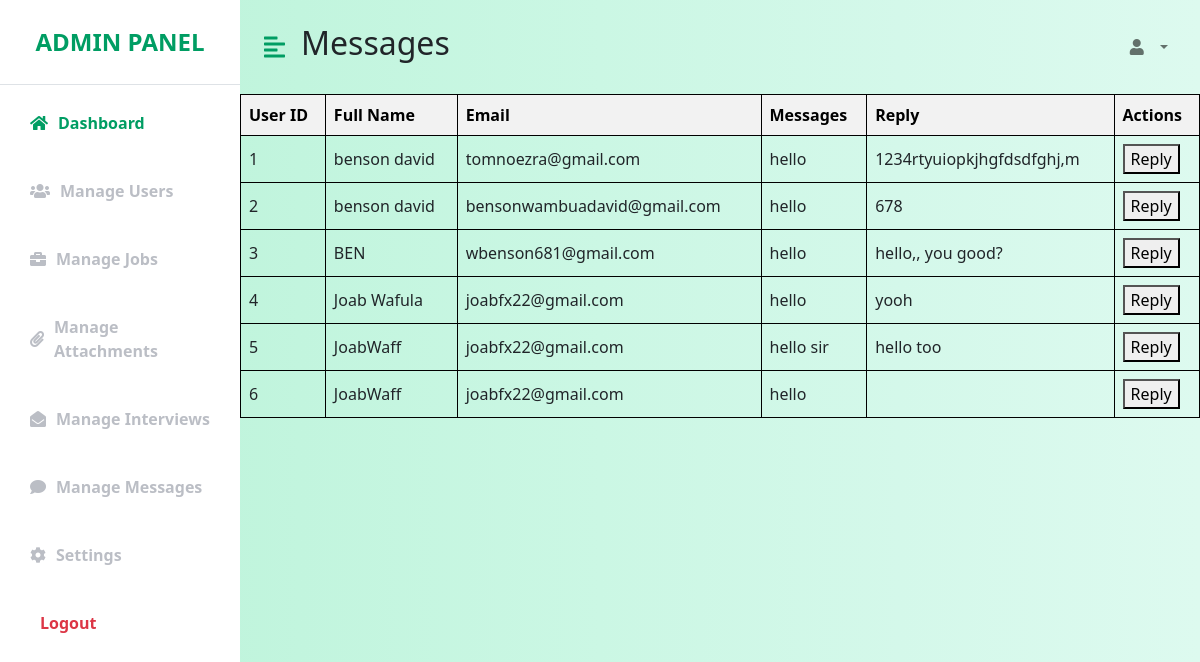
/admin_manage_messages.php, run on an earlier commit of the app's database.
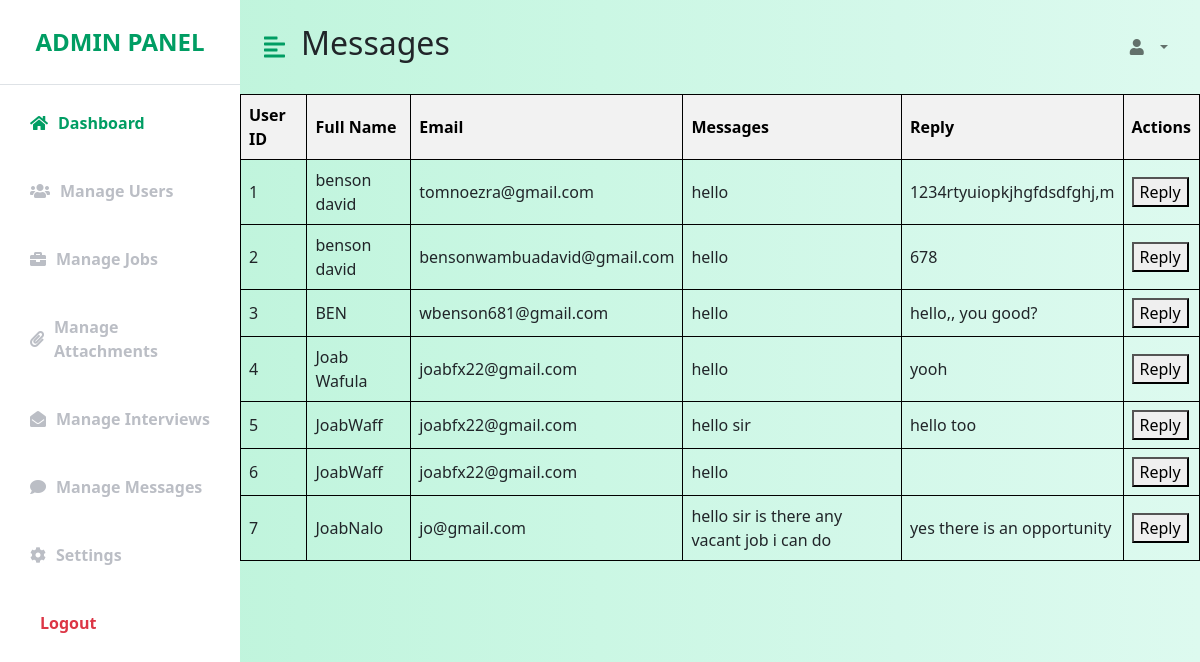
And on a later commit of the database.
### tables this page shows
CREATE TABLE `contact_form` (
  `id` int(11) NOT NULL,
  `name` varchar(255) NOT NULL,
  `email` varchar(255) NOT NULL,
  `message` text NOT NULL,
  `reply` varchar(255) DEFAULT NULL,
  `submission_time` timestamp NOT NULL DEFAULT current_timestamp()
);

### admin_manage_messages.php (the view, shortened to what this page needs)
<!DOCTYPE html>
<html lang="en">
<head>
    <link href="https://cdn.jsdelivr.net/npm/bootstrap@5.0.0-beta3/dist/css/bootstrap.min.css" rel="stylesheet" />
    <link rel="stylesheet" href="https://cdnjs.cloudflare.com/ajax/libs/font-awesome/5.15.3/css/all.min.css" />
    <link rel="stylesheet" href="adminpannel.css" />
</head>
<body>
<div class="d-flex" id="wrapper">
        <div class="bg-white" id="sidebar-wrapper">
            <div class="sidebar-heading text-center py-4 primary-text fs-4 fw-bold text-uppercase border-bottom">
                <i class=></i>Admin Panel</div>
            <div class="list-group list-group-flush my-3">
                <a href="adminpannel.php" class="list-group-item list-group-item-action bg-transparent second-text active">
                    <i class="fa fa-home"></i>Dashboard</a>
                <br>
                <a href="fetch_user.php" class="list-group-item list-group-item-action bg-transparent second-text fw-bold">
                    <i class="fa fa-users"></i>Manage Users</a>
                <br>
                <a href="manage_jobs.php" class="list-group-item list-group-item-action bg-transparent second-text fw-bold">
                    <i class="fa fa-briefcase"></i>Manage Jobs</a>
                <br>
                <a href="manage_attachments.php" class="list-group-item list-group-item-action bg-transparent second-text fw-bold">
                    <i class="fa fa-paperclip"></i>Manage Attachments</a>
                <br>
                <a href="manage_interviews.php" class="list-group-item list-group-item-action bg-transparent second-text fw-bold">
                    <i class="fa fa-envelope-open"></i>Manage Interviews</a>
                <br>
                <a href="admin_manage_messages.php" class="list-group-item list-group-item-action bg-transparent second-text fw-bold">
                    <i class="fa fa-comment"></i>Manage Messages</a>
                <br>
                <a href="admin_settings.php" class="list-group-item list-group-item-action bg-transparent second-text fw-bold">
                    <i class="fa fa-cog"></i>Settings</a>
                <br>
                <a href="admin_logout.php" class="list-group-item list-group-item-action bg-transparent text-danger fw-bold">
                    <i class="fa fa-sign-out"></i>Logout</a>
            </div>
        </div>
        <div id="page-content-wrapper">
            <nav class="navbar navbar-expand-lg navbar-light bg-transparent py-4 px-4">
                <div class="d-flex align-items-center">
                    <i class="fas fa-align-left primary-text fs-4 me-3" id="menu-toggle"></i>
                    <h2 class="fs-2 m-0"><h2>Messages</h2></h2>
                </div>
                <div class="collapse navbar-collapse" id="navbarSupportedContent">
                    <ul class="navbar-nav ms-auto mb-2 mb-lg-0">
                        <li class="nav-item dropdown">
                            <a class="nav-link dropdown-toggle second-text fw-bold" href="#" id="navbarDropdown"
                                role="button" data-bs-toggle="dropdown" aria-expanded="false">
                                <i class="fas fa-user me-2"></i>
                </a>
                        </li>
                    </ul>
                </div>
            </nav>
            <?php
require_once 'connect.php';
$sql = "SELECT id, name, email, message, reply FROM contact_form";
$result = $conn->query($sql);
if ($result->num_rows > 0) {
    echo "<table>";
    echo "<tr><th>User ID</th><th>Full Name</th><th>Email</th><th>Messages</th><th>Reply</th><th>Actions</th></tr>";
    while($row = $result->fetch_assoc()) {
        echo "<tr>";
        echo "<td>" . $row['id'] . "</td>";
        echo "<td>" . $row['name'] . "</td>";
        echo "<td>" . $row['email'] . "</td>";
        echo "<td>" . $row['message'] . "</td>";
        echo "<td>" . $row['reply'] . "</td>";
        echo "<td class='action-links'>";
        echo "<button onclick='replyMessage(" . $row['id'] . ")'>Reply</button>";
        echo "</td>";
        echo "</tr>";
    }
    echo "</table>";
} else {
    echo "<h2>no messages found.</h2>";
}
?>
            </div>
        </div>
</body>
</html>

What changed in the data, as far as the page shows it:
added contact_form: id "7", name "JoabNalo", email "jo@gmail.com", message "hello sir is there any vacant job i can do", reply "yes there is an opportunity"
